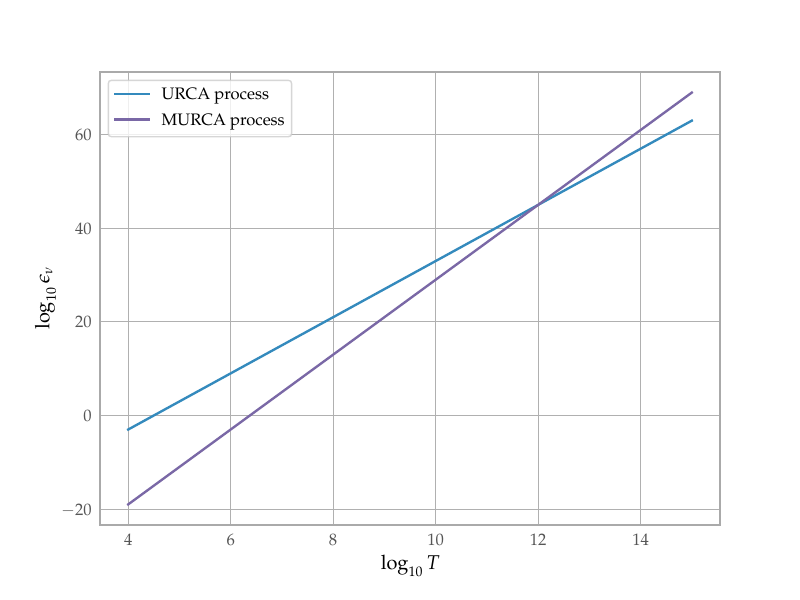

Generate this figure with Python:
#%%

import numpy as np
import matplotlib.pyplot as plt
from astropy.visualization import astropy_mpl_style
plt.style.use(astropy_mpl_style)
from matplotlib import rc
rc('font',**{'family':'serif','serif':['Palatino']})
rc('text', usetex=True)
rc('text.latex', preamble=r'''\usepackage{amsmath}
          \usepackage{physics}
          \usepackage{siunitx}
          ''')

log_T = np.linspace(4, 15)

urca = 27 + 6 * (log_T - 9)
murca = 21 + 8 * (log_T - 9)

plt.plot(log_T, urca, label='URCA process')
plt.plot(log_T, murca, label='MURCA process')
plt.xlabel('$\\log_{10} T$ [K]')
plt.ylabel('$\\log_{10} \\epsilon_\\nu $ [erg / cm$^3$ / s]')
plt.legend()
plt.savefig('urca-murca.pdf')